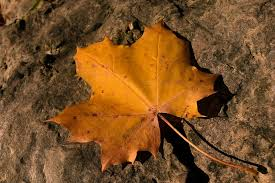
#> input picture UTEC/COMPUTER_VISION/Imagens/folha.jpg, 275 x 183 px, found by its file name
$ python hist_RGB.py
#> lines starting #> are read from the running program, lines starting #| are printed output that depends on the picture
import cv2 #importa biblioteca OpenCV

import numpy as np
from matplotlib import pyplot as grafico

#Carregando e mostrando imagem
imagem = cv2.imread("folha.jpg")
#> imagem is the input picture: shape (183, 275, 3); mean B, G, R 37.7, 79.3, 120.5
cv2.imshow("Imagem", imagem)

#Divide imagem em canais RGB
azul, verde, vermelho = cv2.split(imagem)
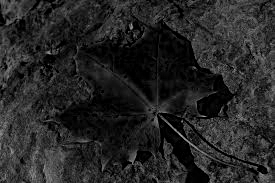
#> azul: shape (183, 275); min 0, max 167, mean 37.7
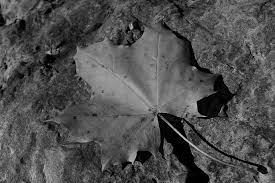
#> verde: shape (183, 275); min 0, max 203, mean 79.3
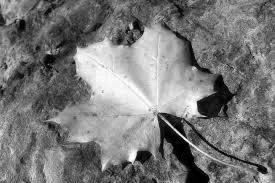
#> vermelho: shape (183, 275); min 0, max 255, mean 120.5
cv2.imshow("Canal vermelho", vermelho)
cv2.imshow("Canal verde", verde)
cv2.imshow("Canal azul", azul)

#Histogramas com 256 classes
grafico.title("Azul")
grafico.hist(azul.ravel(), 256, [0,256], color='b')
grafico.figure();

grafico.title("Verde")
grafico.hist(verde.ravel(), 256, [0,256], color='g')
grafico.figure();

grafico.title("Vermelho")
grafico.hist(vermelho.ravel(), 256, [0,256], color='r')
grafico.show();
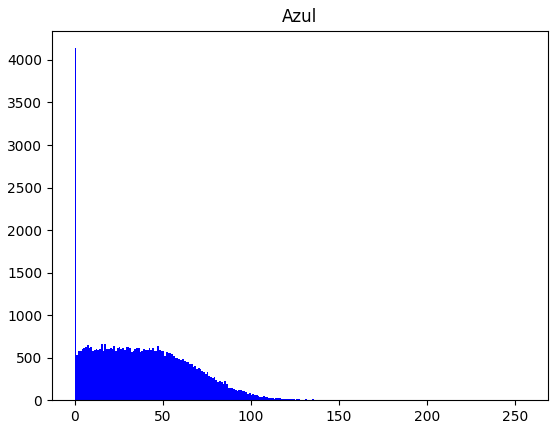
#> figure drawn by matplotlib, 1 panel; tallest bar 4138 high, from x = 0 to 1
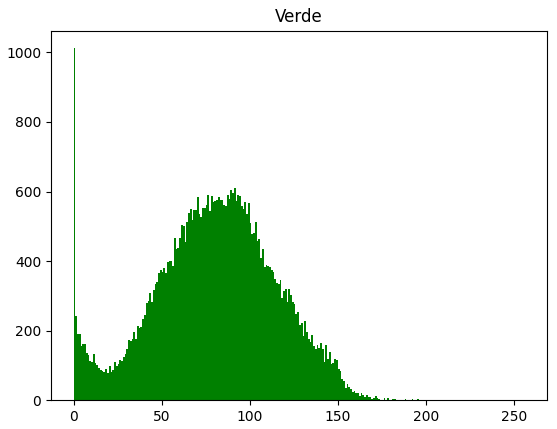
#> figure drawn by matplotlib, 1 panel; tallest bar 1012 high, from x = 0 to 1
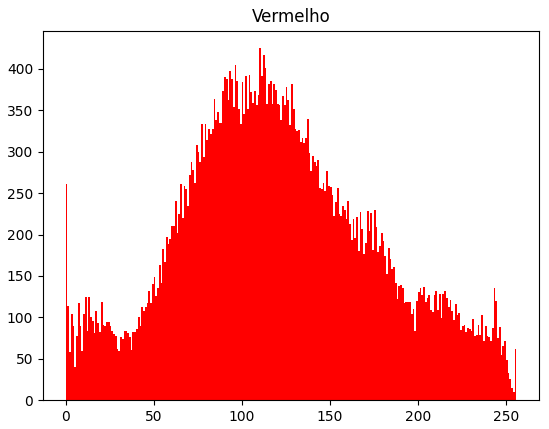
#> figure drawn by matplotlib, 1 panel; tallest bar 425 high, from x = 110 to 111

cv2.waitKey(0)
cv2.destroyAllWindows()

$ run again, with UTEC/COMPUTER_VISION/Imagens/apple.jpg copied over UTEC/COMPUTER_VISION/Imagens/folha.jpg
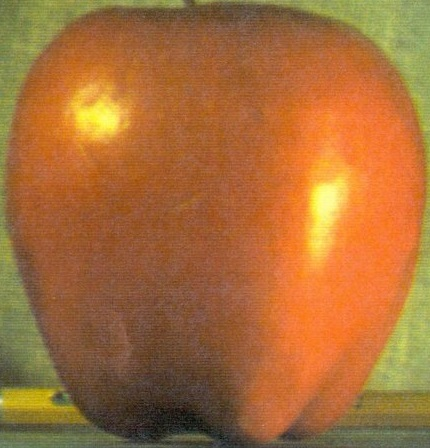
#> input picture UTEC/COMPUTER_VISION/Imagens/apple.jpg, 430 x 448 px, found by its file name
#> imagem is the input picture: shape (448, 430, 3); mean B, G, R 56.9, 109.7, 167.4
#> `azul, verde, vermelho = cv2.split(imagem)`:
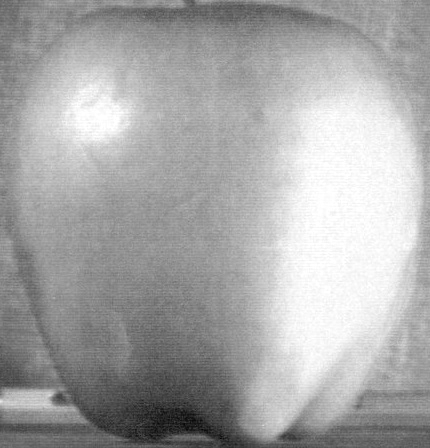
#> vermelho: shape (448, 430); min 4, max 255, mean 167.4
#> `grafico.show();`:
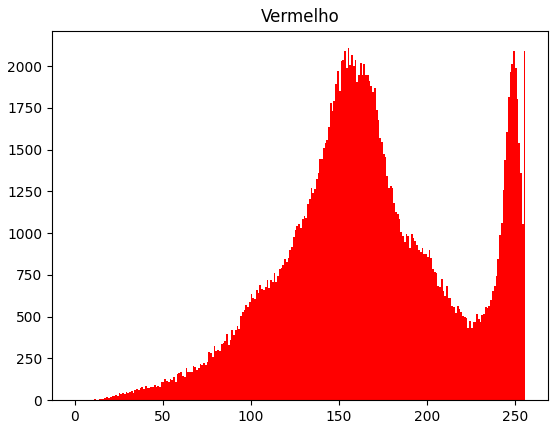
#> figure drawn by matplotlib, 1 panel; tallest bar 2108 high, from x = 155 to 156

$ run again, with UTEC/COMPUTER_VISION/Imagens/baboon.jpg copied over UTEC/COMPUTER_VISION/Imagens/folha.jpg
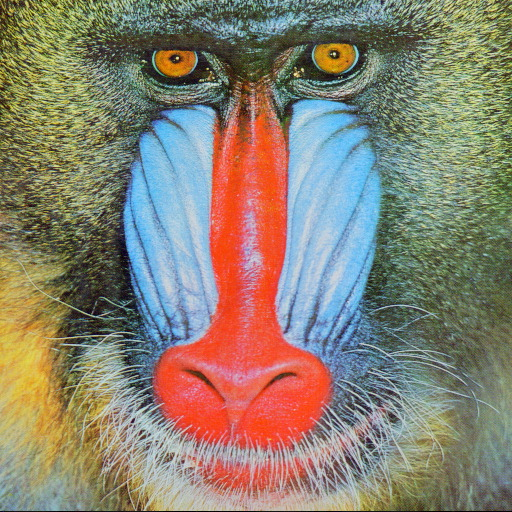
#> input picture UTEC/COMPUTER_VISION/Imagens/baboon.jpg, 512 x 512 px, found by its file name
#> imagem is the input picture: shape (512, 512, 3); mean B, G, R 112.9, 129.1, 137.1
#> `azul, verde, vermelho = cv2.split(imagem)`:
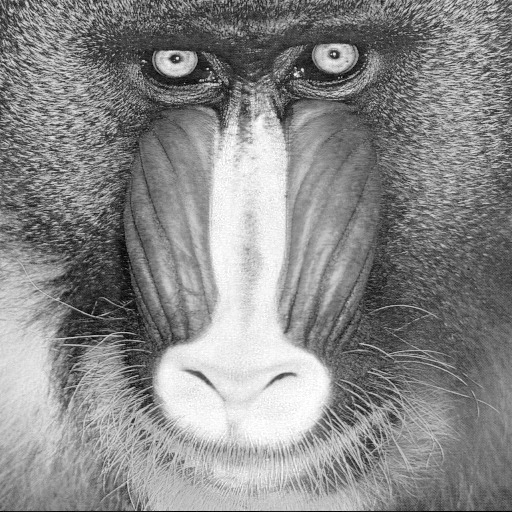
#> vermelho: shape (512, 512); min 0, max 255, mean 137.1
#> `grafico.show();`:
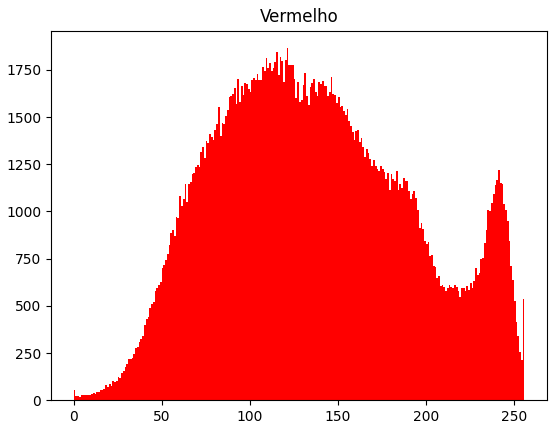
#> figure drawn by matplotlib, 1 panel; tallest bar 1865 high, from x = 121 to 122

$ run again, with UTEC/COMPUTER_VISION/Imagens/c3.jpg copied over UTEC/COMPUTER_VISION/Imagens/folha.jpg
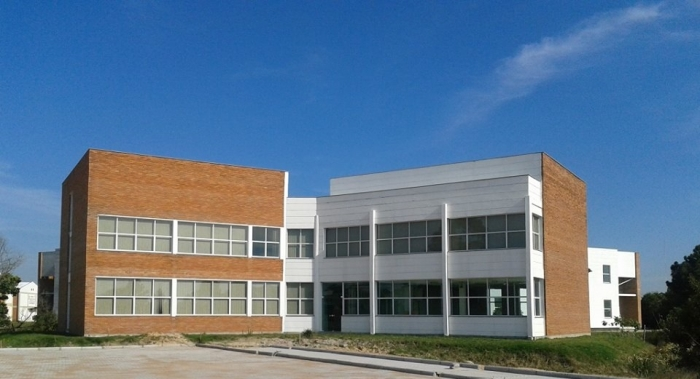
#> input picture UTEC/COMPUTER_VISION/Imagens/c3.jpg, 700 x 379 px, found by its file name
#> imagem is the input picture: shape (379, 700, 3); mean B, G, R 140.3, 116.4, 92.3
#> `azul, verde, vermelho = cv2.split(imagem)`:
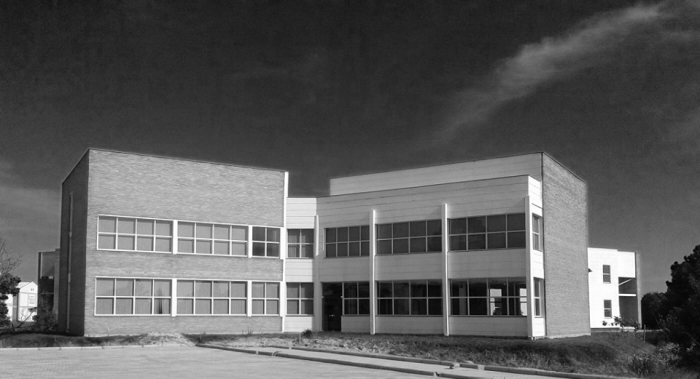
#> vermelho: shape (379, 700); min 2, max 255, mean 92.3
#> `grafico.show();`:
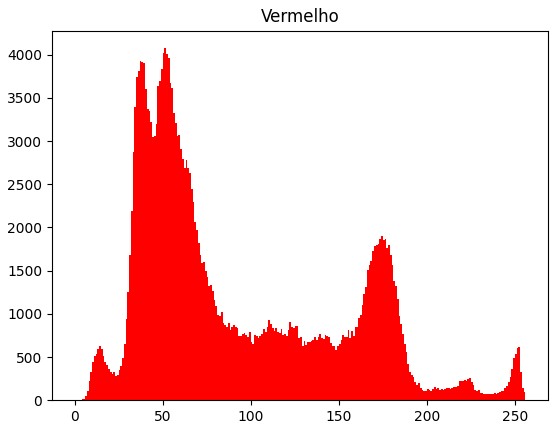
#> figure drawn by matplotlib, 1 panel; tallest bar 4075 high, from x = 51 to 52
